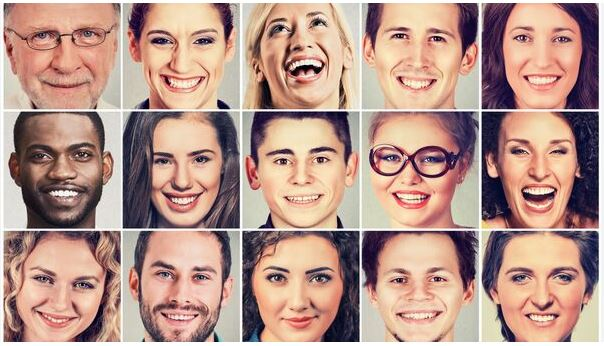
#> input picture lesson_016/data/faces.JPG, 604 x 346 px
$ python work_06_02.py
#> lines starting #> are read from the running program, lines starting #| are printed output that depends on the picture; after the words box and inside, x2 and y2 are one past the last pixel; in counts of white or black regions, pixels touching at a corner belong together
import cv2

def viewImage(image, name_of_window):
    cv2.namedWindow(name_of_window, cv2.WINDOW_NORMAL)
    cv2.imshow(name_of_window, image)
    cv2.waitKey(0)
    cv2.destroyAllWindows()

img_path = 'data/faces.JPG'
face_cascade = cv2.CascadeClassifier('data/haarcascade_frontalface_default.xml')
img = cv2.imread(img_path)
#> img is the input picture: shape (346, 604, 3); mean B, G, R 138.7, 150.2, 183.8
gray = cv2.cvtColor(img, cv2.COLOR_BGR2GRAY)
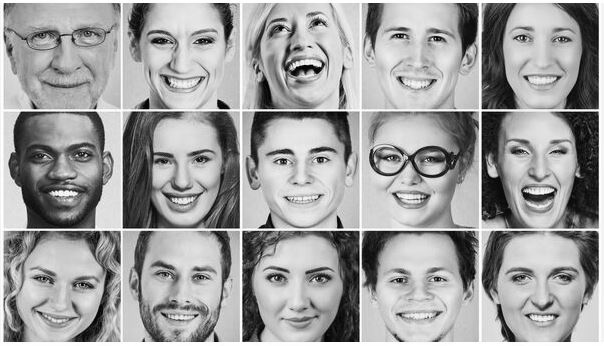
#> gray: shape (346, 604); min 0, max 255, mean 159
faces = face_cascade.detectMultiScale(
    gray,
    scaleFactor=1.1,
    minNeighbors=5,
    minSize=(10, 10)
)
#> faces = 14 rows, first 6: [15, 118, 91, 91], [490, 113, 98, 98], [133, 122, 96, 96], [18, 246, 93, 93], [370, 4, 94, 94], [494, 6, 93, 93]

for (x, y, w, h) in faces:
    cv2.rectangle(img, (x, y), (x+w, y+h), (255, 255, 0), 2)
#> this loop made 14 passes
#> (x, y, w, h) on passes 1 to 12: (15, 118, 91, 91), (490, 113, 98, 98), (133, 122, 96, 96), (18, 246, 93, 93), (370, 4, 94, 94), (494, 6, 93, 93), (249, 117, 105, 105), (492, 237, 98, 98), (249, 238, 99, 99), (132, 5, 101, 101), (131, 233, 102, 102), (367, 237, 102, 102)
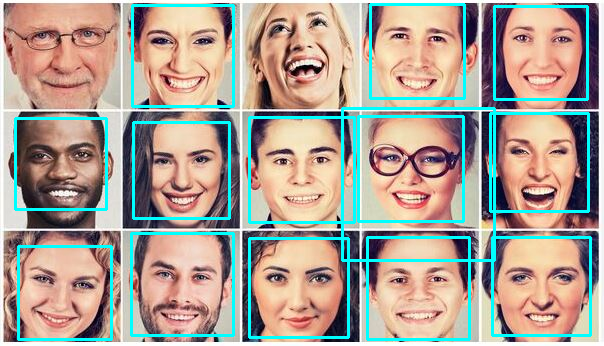
#> img: shape (346, 604, 3); 8.13% of pixels changed, all inside (x1, y1, x2, y2) = (14, 3, 592, 341)
cv2.imshow('image', img)
viewImage(img, 'image')
